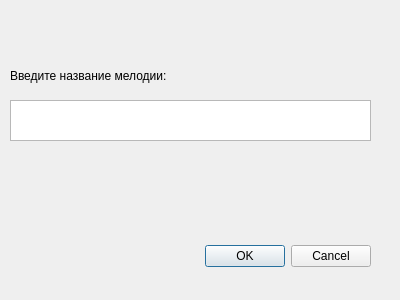
<?xml version="1.0" encoding="UTF-8"?>
<ui version="4.0">
 <class>Dialog</class>
 <widget class="QDialog" name="Dialog">
  <property name="geometry">
   <rect>
    <x>0</x>
    <y>0</y>
    <width>400</width>
    <height>300</height>
   </rect>
  </property>
  <property name="windowTitle">
   <string>Dialog</string>
  </property>
  <widget class="QDialogButtonBox" name="buttonBox">
   <property name="geometry">
    <rect>
     <x>30</x>
     <y>240</y>
     <width>341</width>
     <height>32</height>
    </rect>
   </property>
   <property name="orientation">
    <enum>Qt::Horizontal</enum>
   </property>
   <property name="standardButtons">
    <set>QDialogButtonBox::Cancel|QDialogButtonBox::Ok</set>
   </property>
  </widget>
  <widget class="QPlainTextEdit" name="plainTextEdit">
   <property name="geometry">
    <rect>
     <x>10</x>
     <y>100</y>
     <width>361</width>
     <height>41</height>
    </rect>
   </property>
  </widget>
  <widget class="QLabel" name="label">
   <property name="geometry">
    <rect>
     <x>10</x>
     <y>60</y>
     <width>231</width>
     <height>31</height>
    </rect>
   </property>
   <property name="text">
    <string>Введите название мелодии:</string>
   </property>
  </widget>
 </widget>
 <resources/>
 <connections>
  <connection>
   <sender>buttonBox</sender>
   <signal>accepted()</signal>
   <receiver>Dialog</receiver>
   <slot>accept()</slot>
   <hints>
    <hint type="sourcelabel">
     <x>248</x>
     <y>254</y>
    </hint>
    <hint type="destinationlabel">
     <x>157</x>
     <y>274</y>
    </hint>
   </hints>
  </connection>
  <connection>
   <sender>buttonBox</sender>
   <signal>rejected()</signal>
   <receiver>Dialog</receiver>
   <slot>reject()</slot>
   <hints>
    <hint type="sourcelabel">
     <x>316</x>
     <y>260</y>
    </hint>
    <hint type="destinationlabel">
     <x>286</x>
     <y>274</y>
    </hint>
   </hints>
  </connection>
 </connections>
</ui>
